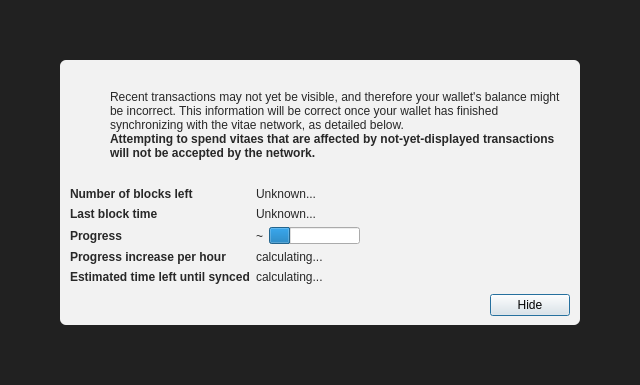
<?xml version="1.0" encoding="UTF-8"?>
<ui version="4.0">
 <class>ModalOverlay</class>
 <widget class="QWidget" name="ModalOverlay">
  <property name="geometry">
   <rect>
    <x>0</x>
    <y>0</y>
    <width>640</width>
    <height>385</height>
   </rect>
  </property>
  <property name="windowTitle">
   <string>Form</string>
  </property>
  <layout class="QVBoxLayout" name="verticalLayout" stretch="0">
   <property name="sizeConstraint">
    <enum>QLayout::SetDefaultConstraint</enum>
   </property>
   <property name="leftMargin">
    <number>0</number>
   </property>
   <property name="topMargin">
    <number>0</number>
   </property>
   <property name="rightMargin">
    <number>0</number>
   </property>
   <property name="bottomMargin">
    <number>0</number>
   </property>
   <item>
    <widget class="QWidget" name="bgWidget" native="true">
     <property name="styleSheet">
      <string notr="true">#bgWidget { background: rgba(0,0,0,220); }</string>
     </property>
     <layout class="QVBoxLayout" name="verticalLayoutMain" stretch="1">
      <property name="leftMargin">
       <number>60</number>
      </property>
      <property name="topMargin">
       <number>60</number>
      </property>
      <property name="rightMargin">
       <number>60</number>
      </property>
      <property name="bottomMargin">
       <number>60</number>
      </property>
      <item>
       <widget class="QWidget" name="contentWidget" native="true">
        <property name="styleSheet">
         <string notr="true">#contentWidget { background: rgba(255,255,255,240); border-radius: 6px; }

QLabel { color: rgb(40,40,40);  }</string>
        </property>
        <layout class="QVBoxLayout" name="verticalLayoutSub" stretch="1,0,0,0">
         <property name="spacing">
          <number>0</number>
         </property>
         <property name="leftMargin">
          <number>10</number>
         </property>
         <property name="topMargin">
          <number>10</number>
         </property>
         <property name="rightMargin">
          <number>10</number>
         </property>
         <property name="bottomMargin">
          <number>10</number>
         </property>
         <item>
          <layout class="QHBoxLayout" name="horizontalLayoutIconText" stretch="0,1">
           <property name="topMargin">
            <number>20</number>
           </property>
           <item>
            <layout class="QVBoxLayout" name="verticalLayoutIcon">
             <property name="leftMargin">
              <number>0</number>
             </property>
             <item>
              <widget class="QPushButton" name="warningIcon">
               <property name="enabled">
                <bool>false</bool>
               </property>
               <property name="text">
                <string/>
               </property>
               <property name="icon">
                <iconset>
                 <normaloff>:/icons/warning</normaloff>
                 <disabledoff>:/icons/warning</disabledoff>:/icons/warning</iconset>
               </property>
               <property name="iconSize">
                <size>
                 <width>48</width>
                 <height>48</height>
                </size>
               </property>
               <property name="flat">
                <bool>true</bool>
               </property>
              </widget>
             </item>
             <item>
              <spacer name="verticalSpacerWarningIcon">
               <property name="orientation">
                <enum>Qt::Vertical</enum>
               </property>
               <property name="sizeHint" stdset="0">
                <size>
                 <width>20</width>
                 <height>40</height>
                </size>
               </property>
              </spacer>
             </item>
            </layout>
           </item>
           <item>
            <layout class="QVBoxLayout" name="verticalLayoutInfoText">
             <property name="leftMargin">
              <number>0</number>
             </property>
             <property name="topMargin">
              <number>0</number>
             </property>
             <item>
              <widget class="QLabel" name="infoText">
               <property name="text">
                <string>Recent transactions may not yet be visible, and therefore your wallet's balance might be incorrect. This information will be correct once your wallet has finished synchronizing with the vitae network, as detailed below.</string>
               </property>
               <property name="textFormat">
                <enum>Qt::RichText</enum>
               </property>
               <property name="wordWrap">
                <bool>true</bool>
               </property>
              </widget>
             </item>
             <item>
              <widget class="QLabel" name="infoTextStrong">
               <property name="font">
                <font>
                 <weight>75</weight>
                 <bold>true</bold>
                </font>
               </property>
               <property name="text">
                <string>Attempting to spend vitaes that are affected by not-yet-displayed transactions will not be accepted by the network.</string>
               </property>
               <property name="textFormat">
                <enum>Qt::RichText</enum>
               </property>
               <property name="wordWrap">
                <bool>true</bool>
               </property>
              </widget>
             </item>
             <item>
              <spacer name="verticalSpacerInTextSpace">
               <property name="orientation">
                <enum>Qt::Vertical</enum>
               </property>
               <property name="sizeHint" stdset="0">
                <size>
                 <width>20</width>
                 <height>40</height>
                </size>
               </property>
              </spacer>
             </item>
            </layout>
           </item>
          </layout>
         </item>
         <item>
          <spacer name="verticalSpacerAfterText">
           <property name="orientation">
            <enum>Qt::Vertical</enum>
           </property>
           <property name="sizeHint" stdset="0">
            <size>
             <width>20</width>
             <height>40</height>
            </size>
           </property>
          </spacer>
         </item>
         <item>
          <layout class="QFormLayout" name="formLayout">
           <property name="fieldGrowthPolicy">
            <enum>QFormLayout::FieldsStayAtSizeHint</enum>
           </property>
           <property name="horizontalSpacing">
            <number>6</number>
           </property>
           <property name="verticalSpacing">
            <number>6</number>
           </property>
           <property name="topMargin">
            <number>10</number>
           </property>
           <item row="0" column="0">
            <widget class="QLabel" name="labelNumberOfBlocksLeft">
             <property name="font">
              <font>
               <weight>75</weight>
               <bold>true</bold>
              </font>
             </property>
             <property name="text">
              <string>Number of blocks left</string>
             </property>
            </widget>
           </item>
           <item row="0" column="1">
            <widget class="QLabel" name="numberOfBlocksLeft">
             <property name="text">
              <string>Unknown...</string>
             </property>
            </widget>
           </item>
           <item row="1" column="0">
            <widget class="QLabel" name="labelLastBlockTime">
             <property name="font">
              <font>
               <weight>75</weight>
               <bold>true</bold>
              </font>
             </property>
             <property name="text">
              <string>Last block time</string>
             </property>
            </widget>
           </item>
           <item row="1" column="1">
            <widget class="QLabel" name="newestBlockDate">
             <property name="sizePolicy">
              <sizepolicy hsizetype="Maximum" vsizetype="Preferred">
               <horstretch>0</horstretch>
               <verstretch>0</verstretch>
              </sizepolicy>
             </property>
             <property name="text">
              <string>Unknown...</string>
             </property>
            </widget>
           </item>
           <item row="2" column="0">
            <widget class="QLabel" name="labelSyncDone">
             <property name="font">
              <font>
               <weight>75</weight>
               <bold>true</bold>
              </font>
             </property>
             <property name="text">
              <string>Progress</string>
             </property>
            </widget>
           </item>
           <item row="2" column="1">
            <layout class="QHBoxLayout" name="horizontalLayoutSync" stretch="0,1">
             <item>
              <widget class="QLabel" name="percentageProgress">
               <property name="text">
                <string notr="true">~</string>
               </property>
              </widget>
             </item>
             <item>
              <widget class="QProgressBar" name="progressBar">
               <property name="value">
                <number>24</number>
               </property>
               <property name="format">
                <string/>
               </property>
              </widget>
             </item>
            </layout>
           </item>
           <item row="4" column="0">
            <widget class="QLabel" name="labelProgressIncrease">
             <property name="font">
              <font>
               <weight>75</weight>
               <bold>true</bold>
              </font>
             </property>
             <property name="text">
              <string>Progress increase per hour</string>
             </property>
            </widget>
           </item>
           <item row="4" column="1">
            <widget class="QLabel" name="progressIncreasePerH">
             <property name="text">
              <string>calculating...</string>
             </property>
            </widget>
           </item>
           <item row="5" column="0">
            <widget class="QLabel" name="labelEstimatedTimeLeft">
             <property name="font">
              <font>
               <weight>75</weight>
               <bold>true</bold>
              </font>
             </property>
             <property name="text">
              <string>Estimated time left until synced</string>
             </property>
            </widget>
           </item>
           <item row="5" column="1">
            <widget class="QLabel" name="expectedTimeLeft">
             <property name="text">
              <string>calculating...</string>
             </property>
            </widget>
           </item>
          </layout>
         </item>
         <item>
          <layout class="QHBoxLayout" name="horizontalLayoutButtons">
           <property name="leftMargin">
            <number>10</number>
           </property>
           <property name="topMargin">
            <number>10</number>
           </property>
           <item>
            <spacer name="horizontalSpacer">
             <property name="orientation">
              <enum>Qt::Horizontal</enum>
             </property>
             <property name="sizeHint" stdset="0">
              <size>
               <width>40</width>
               <height>20</height>
              </size>
             </property>
            </spacer>
           </item>
           <item>
            <widget class="QPushButton" name="closeButton">
             <property name="text">
              <string>Hide</string>
             </property>
             <property name="shortcut">
              <string>Esc</string>
             </property>
             <property name="focusPolicy">
              <enum>Qt::StrongFocus</enum>
             </property>
             <property name="default">
              <bool>true</bool>
             </property>
            </widget>
           </item>
          </layout>
         </item>
        </layout>
       </widget>
      </item>
     </layout>
    </widget>
   </item>
  </layout>
 </widget>
 <resources/>
 <connections/>
</ui>
